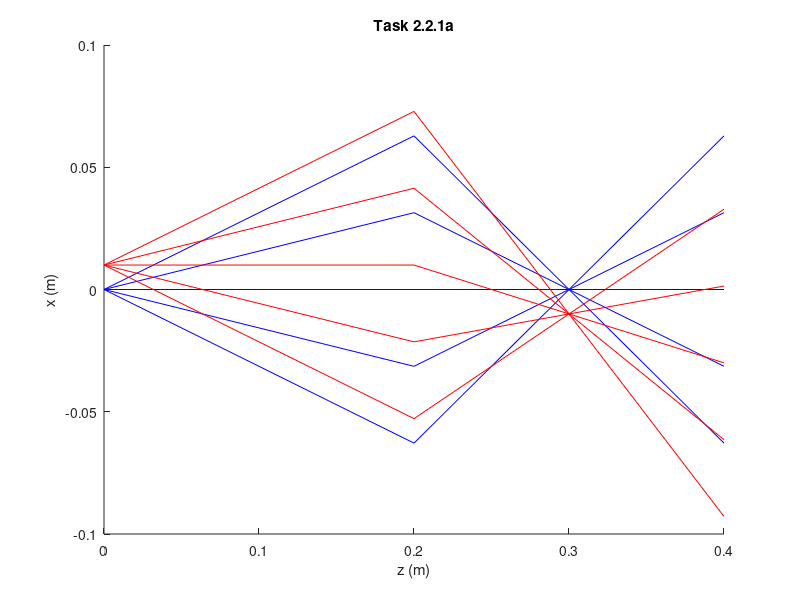
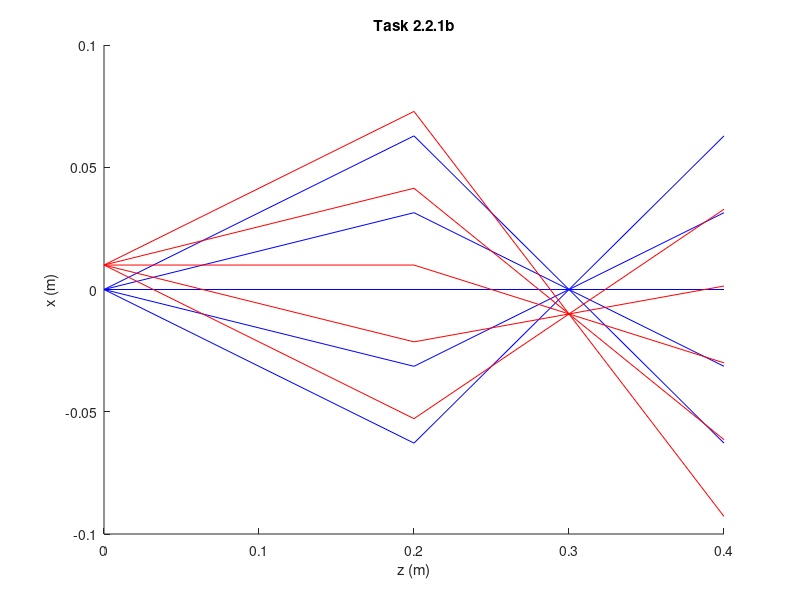

The MATLAB script that drew these images, in order: (Note: this script raises an error after producing the figures.)
% Part 2, task 1

%% A
%make the inital values
d = .2;
d2 = .4;
thetax = [0 pi/10, -pi/10, pi/20, -pi/20];
thetay = [0 pi/10, -pi/10, pi/20, -pi/20];
y1 = 0;
f = .1;

xs = [0, .01];

%run the simulation 
figure;
hold on;
for k = 1:2
x1 = xs(k);

for i=1:5
x = thetax(i);
y = thetay(i);
rays_in = [x1; x; y1; y];

%make the varius M matricies
M_1 = [1 d 0 0; 0 1 0 0; 0 0 1 d; 0 0 0 1];
M_2 = [1 d2 0 0; 0 1 0 0; 0 0 1 d2; 0 0 0 1];
M_f = [1 0 0 0; (-1/f) 1 0 0; 0 0 1 0; 0 0 (-1/f) 1];

%apply the matrix transformations to the rays
rays_out = M_1*rays_in;
newRays_in = M_f*rays_out;
newRays_out = M_2*newRays_in;

%set ray_z
ray_z = [zeros(1,size(rays_in,2)); d*ones(1,size(rays_in,2)); d2*ones(1,size(newRays_in,2))];

%set the color the rays are plotted as based off their starting x value
if k == 1
    plot(ray_z, [rays_in(1,:); rays_out(1,:); newRays_out(1,:)],'b');
end
if k == 2
     plot(ray_z, [rays_in(1,:); rays_out(1,:); newRays_out(1,:)],'r');   
end

hold on;


xlabel("z (m)");
ylabel("x (m)");
title("Task 2.2.1a");
end
end
hold off;
%% B
%make the inital values
d = .2;
d2 = .4;
thetax = [0 pi/10, -pi/10, pi/20, -pi/20];
thetay = [0 pi/10, -pi/10, pi/20, -pi/20];
y1 = 0;
f = .1;

xs = [0, .01, .04];

%run the simulation 
figure;
hold on;
for k = 1:3
x1 = xs(k);

for i=1:5
x = thetax(i);
y = thetay(i);
rays_in = [x1; x; y1; y];

%make the varius M matricies
M_1 = [1 d 0 0; 0 1 0 0; 0 0 1 d; 0 0 0 1];
M_2 = [1 d2 0 0; 0 1 0 0; 0 0 1 d2; 0 0 0 1];
M_f = [1 0 0 0; (-1/f) 1 0 0; 0 0 1 0; 0 0 (-1/f) 1];

rays_out = M_1*rays_in;
newRays_in = M_f*rays_out;
newRays_out = M_2*newRays_in;


ray_z = [zeros(1,size(rays_in,2)); d*ones(1,size(rays_in,2)); d2*ones(1,size(newRays_in,2))];

%set the color the rays are plotted as based off their starting x value
if k == 1
    plot(ray_z, [rays_in(1,:); rays_out(1,:); newRays_out(1,:)],'b');
end
if k == 2
     plot(ray_z, [rays_in(1,:); rays_out(1,:); newRays_out(1,:)],'r');   
end
if k == 3
    plot(ray_z, [rays_in(1,:); rays_out(1,:); newRays_out(1,:)],'Color', '[0, 0.4, 0.07]');
end
hold on;


xlabel("z (m)");
ylabel("x (m)");
title("Task 2.2.1b");
end
end

%% C
%make the inital values
d = .2;
d2 = .4;
thetax = [0 pi/10, -pi/10, pi/20, -pi/20];
thetay = [0 pi/10, -pi/10, pi/20, -pi/20];
y1 = 0;
fs = [.05, .1, .2];
d2s = [.2, .3, .5, 1];
xs = [0, .01, .04];

%run the loop to go through and plot the varius f values
for j = 1:length(fs)
f = fs(j);
hold off;
figure;
title("f of " + num2str(f))
hold on;

for k = 1:3
    x1 = xs(k);

for i=1:5
x = thetax(i);
y = thetay(i);
rays_in = [x1; x; y1; y];

%make the varius M matricies
M_1 = [1 d 0 0; 0 1 0 0; 0 0 1 d; 0 0 0 1];
M_2 = [1 d2 0 0; 0 1 0 0; 0 0 1 d2; 0 0 0 1];
M_f = [1 0 0 0; (-1/f) 1 0 0; 0 0 1 0; 0 0 (-1/f) 1];

rays_out = M_1*rays_in;
newRays_in = M_f*rays_out;
newRays_out = M_2*newRays_in;

ray_z = [zeros(1,size(rays_in,2)); d*ones(1,size(rays_in,2)); d2*ones(1,size(newRays_in,2))];

%set the color the rays are plotted as based off their starting x value
if k == 1
    plot(ray_z, [rays_in(1,:); rays_out(1,:); newRays_out(1,:)],'b');
end
if k == 2
     plot(ray_z, [rays_in(1,:); rays_out(1,:); newRays_out(1,:)],'r');   
end
if k == 3
    plot(ray_z, [rays_in(1,:); rays_out(1,:); newRays_out(1,:)],'Color', '[0, 0.4, 0.07]');
end
hold on;


xlabel("z (m)");
ylabel("x (m)");

end
end
end


%run the loop to go through and plot the varius d2 values
for j = 1:length(d2s)
d2 = d2s(j);
hold off;
figure;
title("d_2 of " + num2str(d2))
hold on;

for k = 1:3
    x1 = xs(k);

for i=1:5
x = thetax(i);
y = thetay(i);
rays_in = [x1; x; y1; y];

%make the varius M matricies
M_1 = [1 d 0 0; 0 1 0 0; 0 0 1 d; 0 0 0 1];
M_2 = [1 d2 0 0; 0 1 0 0; 0 0 1 d2; 0 0 0 1];
M_f = [1 0 0 0; (-1/f) 1 0 0; 0 0 1 0; 0 0 (-1/f) 1];

rays_out = M_1*rays_in;
newRays_in = M_f*rays_out;
newRays_out = M_2*newRays_in;

ray_z = [zeros(1,size(rays_in,2)); d*ones(1,size(rays_in,2)); d2*ones(1,size(newRays_in,2))];

%set the color the rays are plotted as based off their starting x value
if k == 1
    plot(ray_z, [rays_in(1,:); rays_out(1,:); newRays_out(1,:)],'b');
end
if k == 2
     plot(ray_z, [rays_in(1,:); rays_out(1,:); newRays_out(1,:)],'r');   
end
if k == 3
    plot(ray_z, [rays_in(1,:); rays_out(1,:); newRays_out(1,:)],'Color', '[0, 0.4, 0.07]');
end
hold on;


xlabel("z (m)");
ylabel("x (m)");

end
end
end
